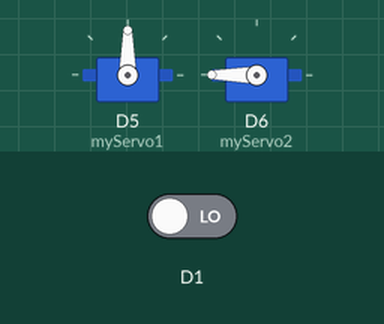
Simulated run of this sketch. Board: ESP8266 (NodeMCU). On the bench: 2 × servo. The inputs (shaded band) are chosen by the test bench; at power-on: D1 LOW.

Above: at 6.8 s.
6.9 s: D1 driven HIGH
At 9.9 s:
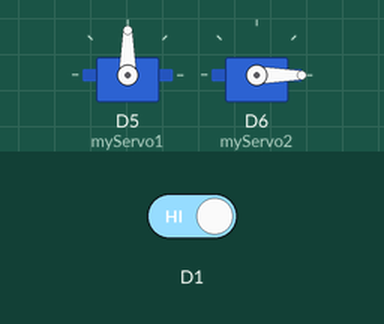
At 13.2 s:
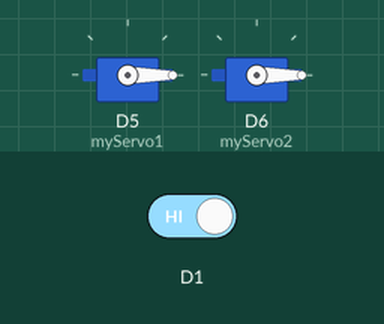
13.5 s: D1 driven LOW
At 15.7 s:
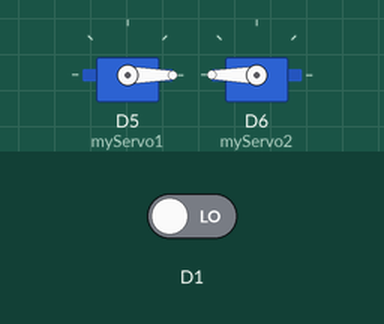
Timing chart, 0 to 19.5 s (numbered marks = the images above; inputs shaded):
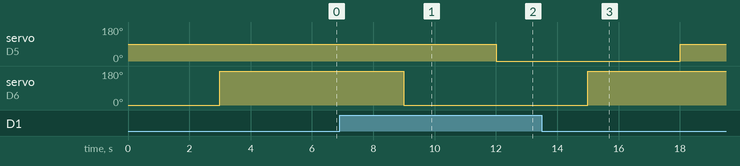

Measured:
- after the input at 6.9 s, servo on D5 (myServo1): 90° → 0° after 5.1 s; servo on D6 (myServo2): 180° → 0° after 2.1 s
- after the input at 13.5 s, servo on D5 (myServo1): 0° → 90° after 4.5 s; servo on D6 (myServo2): 0° → 180° after 1.5 s

The sketch:

ironmanv2.ino
```cpp
#include "Servo.h"

Servo myServo1;
Servo myServo2;
byte val;

void setup() {
  // put your setup code here, to run once:
  myServo1.attach(14);
  myServo1.write(0);

  myServo2.attach(12);
  myServo2.write(0);

  pinMode(D1, INPUT);
}

void loop() {
  // put your main code here, to run repeatedly:

  val = digitalRead( D1);
   if( val == HIGH){
      myServo1.write(0);
   }else{
      myServo1.write(90);
   }
  delay(3000);
   val = digitalRead( D1);
   if( val == HIGH){
      myServo2.write(0);
   }else{
      myServo2.write(180);
   }
  delay(3000);

}
```
